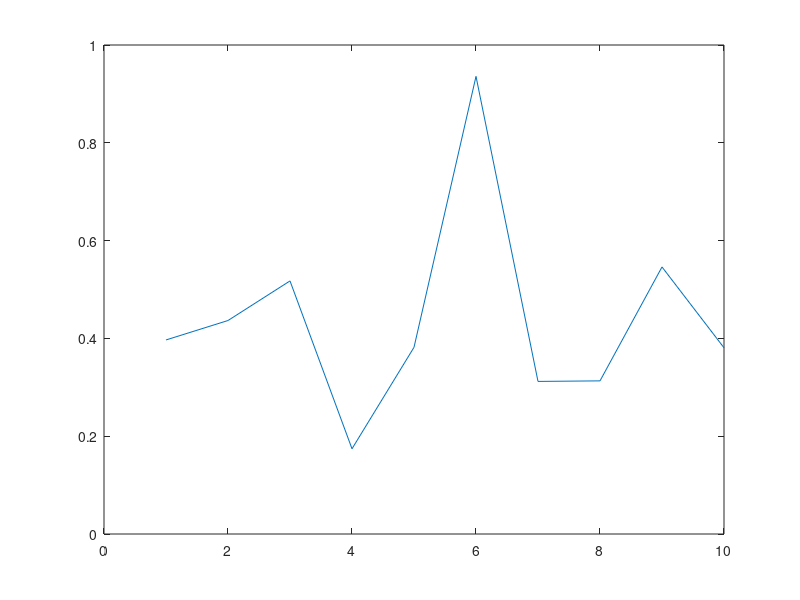
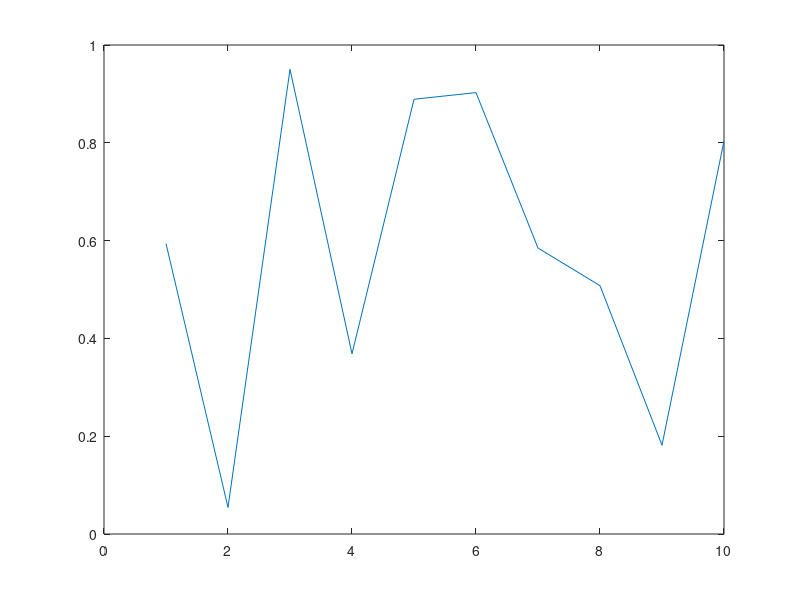
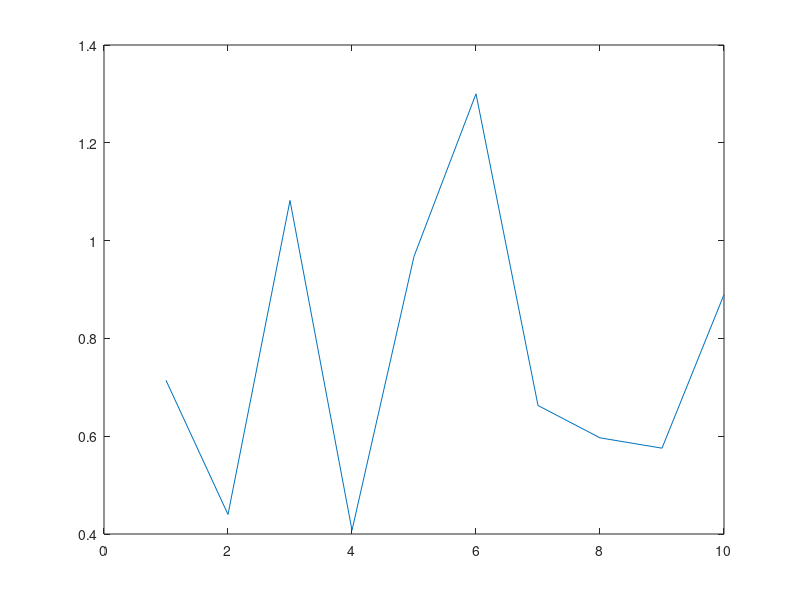
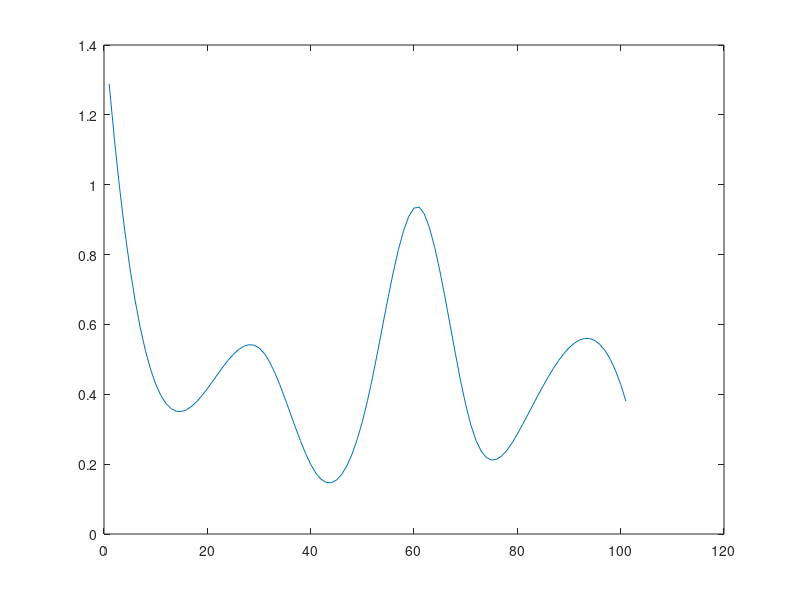

Reproduce these figures in MATLAB, in order.
function Test_19
%TEST_19 Summary of this function goes here
%   Detailed explanation goes here

a = rand(1,10)+1i*rand(1,10);
xa = 1:10;

figure,plot(real(a));
figure,plot(imag(a));
figure,plot(abs(a));

b = 0:0.1:10;

c1 = spline(xa,real(a),b);
c2 = spline(xa,imag(a),b);
figure,plot(c1);
figure,plot(c2);

end
